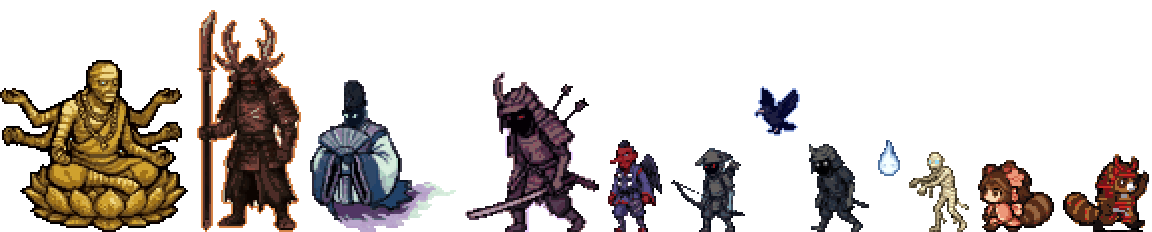
#> input picture docs/slide_parade.png, 1152 x 232 px, given in place of boss4_idle_0.png, which was not available
$ python make_slide_parade.py
#> lines starting #> are read from the running program, lines starting #| are printed output that depends on the picture; pictures that were not available may be replaced by others from this repository, and a replacement may not be noted
"""成果発表スライド（docs/slide.html）の、キャラクターの行列の絵を作る。
ゲームの絵を、2倍（ドットがにじまない、整数倍）にして、右へ向かって行進するように並べる。
敵とボスの絵は左向きなので、左右を反転する（清衡は正面なので、そのまま）。地面（道路と横断歩道）は、スライドの側で描く。

使い方: python tools/make_slide_parade.py   → docs/slide_parade.png
"""
import os

from PIL import Image

ROOT = os.path.join(os.path.dirname(__file__), "..")
IMG = os.path.join(ROOT, "assets", "images")
OUT = os.path.join(ROOT, "docs", "slide_parade.png")
K = 2               # 拡大の倍率（整数）
W, H = 1152, 232    # 絵の大きさ（スライドの、左右の余白を除いた幅）。足は、絵のいちばん下

# 左から右へ（行進の後ろから先頭へ）: (絵, 反転するか, 地面からの浮き)
PARADE = [
    ("enemies/boss4_idle_0", False, 0),     # 清衡（正面）
    ("enemies/boss3_stance_0", True, 0),    # 秀衡
    ("enemies/boss2_idle_0", True, 0),      # 基衡
    ("enemies/boss_walk_0", True, 0),       # 泰衡
    ("enemies/tengu_walk_0", True, 0),
    ("enemies/yumihei_idle_0", True, 0),
    ("enemies/karasu_flap_0", True, 96),    # 烏は、空を飛ぶ
    ("enemies/ochimusha_walk_0", True, 0),
    ("enemies/kitsunebi_flicker_0", True, 56),
    ("enemies/miira_walk_0", True, 0),
    ("hime_walk_0", False, 0),
    ("roll_tanuki_raise_2", False, 0),      # 先頭: 手を挙げて、横断歩道を渡るタヌキ侍
]


def load(name, flip):
#> called with name = 'enemies/boss4_idle_0', flip = False
    im = Image.open(os.path.join(IMG, name + ".png")).convert("RGBA")
#> im is the input picture: PIL image 1152x232 RGBA; mean R, G, B, A 25, 19, 15.5, 71.3
    im = im.crop(im.getbbox())
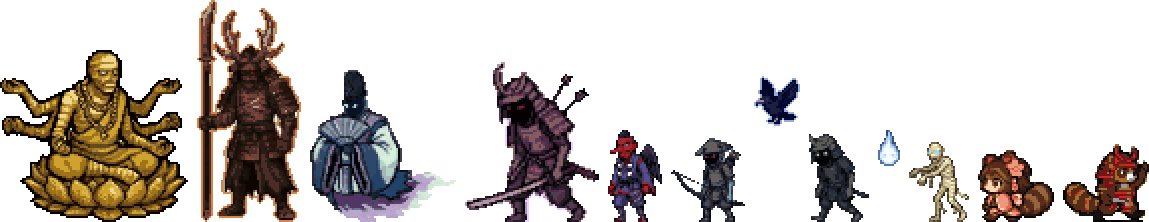
#> im: PIL image 1149x222 RGBA; mean R, G, B, A 26.2, 19.9, 16.2, 74.7; transparent parts drawn white
    if flip:
        im = im.transpose(Image.FLIP_LEFT_RIGHT)
    return im.resize((im.width * K, im.height * K), Image.NEAREST)


def main():
    parts = [(load(name, flip), lift) for name, flip, lift in PARADE]
#> call 2 of load, with name = 'enemies/boss3_stance_0', flip = True
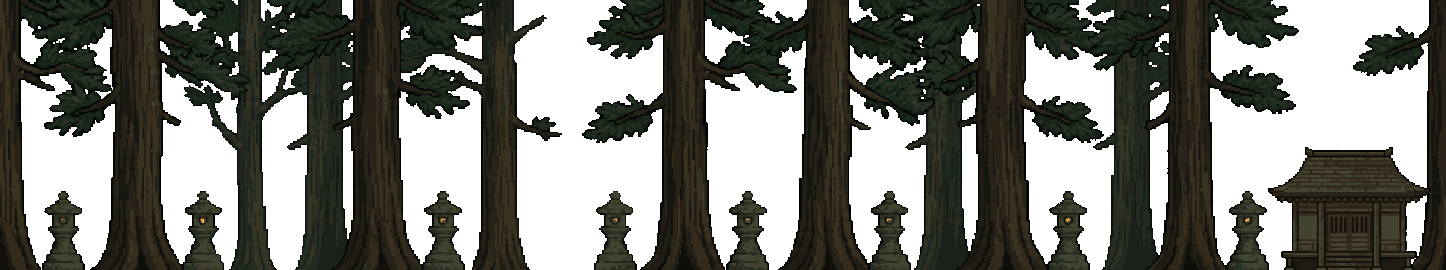
#> input picture assets/images/bg_mid.png, 1446 x 270 px, given in place of boss3_stance_0.png, which was not available
#> in load, im is the input picture: PIL image 1446x270 RGBA; mean R, G, B, A 19.9, 20.7, 14.5, 152.8
#> in load (call 2), `im = im.transpose(Image.FLIP_LEFT_RIGHT)`:
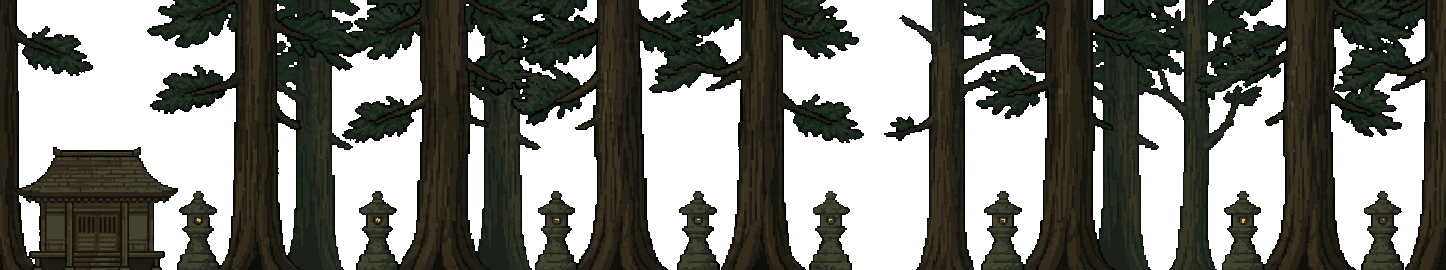
#> im: PIL image 1446x270 RGBA; mean R, G, B, A 19.9, 20.7, 14.5, 152.8; transparent parts drawn white
    total = sum(im.width for im, _ in parts)
    gap = (W - total) // (len(parts) - 1)      # 幅いっぱいに、等しい間で並べる
    out = Image.new("RGBA", (W, H), (0, 0, 0, 0))
    x = 0
    for im, lift in parts:
        out.alpha_composite(im, (x, H - im.height - lift))     # 足は、絵のいちばん下（スライドの道路の上に、立つ）
        x += im.width + gap
    out.save(OUT)
    print("書き出し:", os.path.normpath(OUT), out.size, "行列の幅", total, "間", gap)


if __name__ == "__main__":
#> (the run stopped early here; a loop or call above may not have finished)
